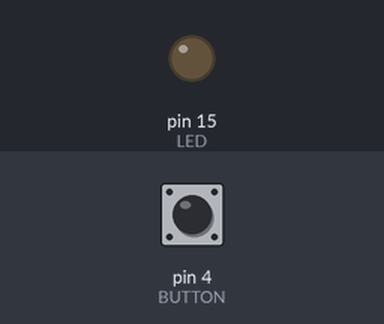
Bench run of a sketch on a simulated Arduino Uno, built with avr-gcc and run on an emulated ATmega328P. On the bench: output pins drawn as LEDs (lit = HIGH). Inputs (shaded band) come from the test bench; at power-on: pin 4 (BUTTON) HIGH. What the sketch prints to the serial monitor is not drawn.

Above: at 1.2 s.
1.3 s: pin 4 (BUTTON) pulled LOW for 0.15 s
At 1.37 s:
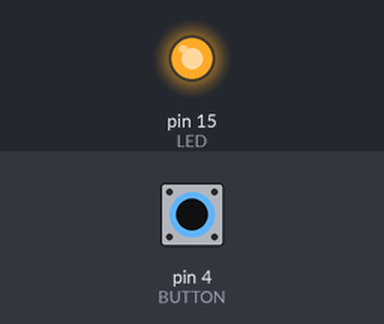
2.9 s: pin 4 (BUTTON) pulled LOW for 3.2 s
At 6.6 s:
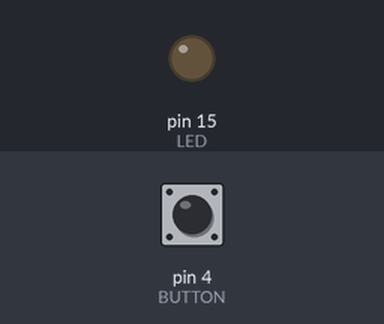
9.1 s: pin 4 (BUTTON) pulled LOW for 1 s
At 9.9 s:
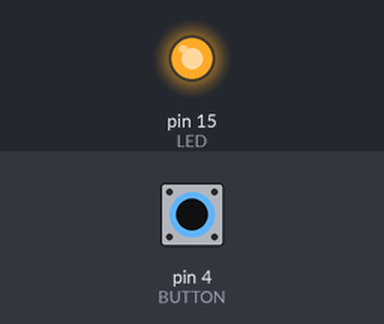
Timing chart, 0 to 12.1 s (numbered marks = the images above; inputs shaded):
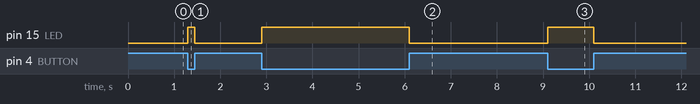

The sketch:

project_1.ino
```cpp
const int LED=15;
const int BUTTON=4;
void setup() {
  // put your setup code here, to run once:
pinMode(4,INPUT);
pinMode(15,OUTPUT);
Serial.begin(115200);

}

void loop() {
  // put your main code here, to run repeatedly:
/*digitalWrite(LED,HIGH);
Serial.println("LED ON\n");
delay(1000);
digitalWrite(LED,LOW);
Serial.println("LED OFF\n");
delay(1000);*/
if(digitalRead(BUTTON) == LOW)
{

  Serial.println("LED ON\n");
  digitalWrite(LED,HIGH);
}
else
{
  Serial.println("LED OFF\n");
  digitalWrite(LED,LOW);
}
}
```

Measured:
- after the input at 1.3 s, pin 15 (LED): LOW → HIGH at once, → LOW 0.15 s later
- after the input at 2.9 s, pin 15 (LED): LOW → HIGH at once, → LOW 3.2 s later
- after the input at 9.1 s, pin 15 (LED): LOW → HIGH at once, → LOW 1.0 s later
